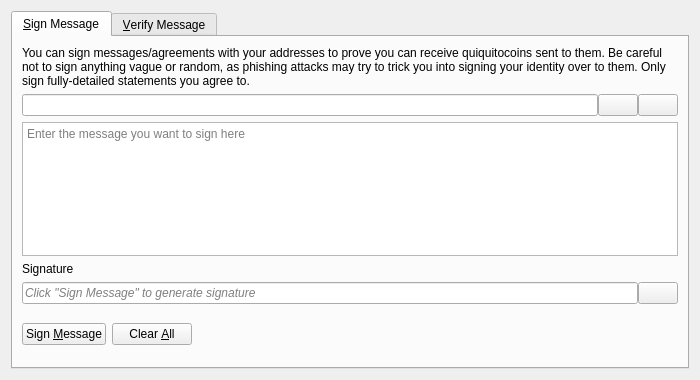
<?xml version="1.0" encoding="UTF-8"?>
<ui version="4.0">
 <class>SignVerifyMessageDialog</class>
 <widget class="QDialog" name="SignVerifyMessageDialog">
  <property name="geometry">
   <rect>
    <x>0</x>
    <y>0</y>
    <width>700</width>
    <height>380</height>
   </rect>
  </property>
  <property name="windowTitle">
   <string>Signatures - Sign / Verify a Message</string>
  </property>
  <property name="modal">
   <bool>true</bool>
  </property>
  <layout class="QVBoxLayout" name="verticalLayout">
   <item>
    <widget class="QTabWidget" name="tabWidget">
     <property name="currentIndex">
      <number>0</number>
     </property>
     <widget class="QWidget" name="tabSignMessage">
      <attribute name="title">
       <string>&amp;Sign Message</string>
      </attribute>
      <layout class="QVBoxLayout" name="verticalLayout_SM">
       <item>
        <widget class="QLabel" name="infoLabel_SM">
         <property name="text">
          <string>You can sign messages/agreements with your addresses to prove you can receive quiquitocoins sent to them. Be careful not to sign anything vague or random, as phishing attacks may try to trick you into signing your identity over to them. Only sign fully-detailed statements you agree to.</string>
         </property>
         <property name="textFormat">
          <enum>Qt::PlainText</enum>
         </property>
         <property name="wordWrap">
          <bool>true</bool>
         </property>
        </widget>
       </item>
       <item>
        <layout class="QHBoxLayout" name="horizontalLayout_1_SM">
         <property name="spacing">
          <number>0</number>
         </property>
         <item>
          <widget class="QValidatedLineEdit" name="addressIn_SM">
           <property name="toolTip">
            <string>The Quiquitocoin address to sign the message with</string>
           </property>
          </widget>
         </item>
         <item>
          <widget class="QPushButton" name="addressBookButton_SM">
           <property name="toolTip">
            <string>Choose previously used address</string>
           </property>
           <property name="text">
            <string/>
           </property>
           <property name="icon">
            <iconset resource="../quiquitocoin.qrc">
             <normaloff>:/icons/address-book</normaloff>:/icons/address-book</iconset>
           </property>
           <property name="shortcut">
            <string>Alt+A</string>
           </property>
           <property name="autoDefault">
            <bool>false</bool>
           </property>
          </widget>
         </item>
         <item>
          <widget class="QPushButton" name="pasteButton_SM">
           <property name="toolTip">
            <string>Paste address from clipboard</string>
           </property>
           <property name="text">
            <string/>
           </property>
           <property name="icon">
            <iconset resource="../quiquitocoin.qrc">
             <normaloff>:/icons/editpaste</normaloff>:/icons/editpaste</iconset>
           </property>
           <property name="shortcut">
            <string>Alt+P</string>
           </property>
           <property name="autoDefault">
            <bool>false</bool>
           </property>
          </widget>
         </item>
        </layout>
       </item>
       <item>
        <widget class="QPlainTextEdit" name="messageIn_SM">
         <property name="toolTip">
          <string>Enter the message you want to sign here</string>
         </property>
         <property name="placeholderText">
          <string>Enter the message you want to sign here</string>
         </property>
        </widget>
       </item>
       <item>
        <widget class="QLabel" name="signatureLabel_SM">
         <property name="text">
          <string>Signature</string>
         </property>
         <property name="textFormat">
          <enum>Qt::PlainText</enum>
         </property>
        </widget>
       </item>
       <item>
        <layout class="QHBoxLayout" name="horizontalLayout_2_SM">
         <property name="spacing">
          <number>0</number>
         </property>
         <item>
          <widget class="QLineEdit" name="signatureOut_SM">
           <property name="placeholderText">
            <string>Click "Sign Message" to generate signature</string>
           </property>
           <property name="font">
            <font>
             <italic>true</italic>
            </font>
           </property>
           <property name="readOnly">
            <bool>true</bool>
           </property>
          </widget>
         </item>
         <item>
          <widget class="QPushButton" name="copySignatureButton_SM">
           <property name="toolTip">
            <string>Copy the current signature to the system clipboard</string>
           </property>
           <property name="text">
            <string/>
           </property>
           <property name="icon">
            <iconset resource="../quiquitocoin.qrc">
             <normaloff>:/icons/editcopy</normaloff>:/icons/editcopy</iconset>
           </property>
           <property name="autoDefault">
            <bool>false</bool>
           </property>
          </widget>
         </item>
        </layout>
       </item>
       <item>
        <layout class="QHBoxLayout" name="horizontalLayout_3_SM">
         <item>
          <widget class="QPushButton" name="signMessageButton_SM">
           <property name="toolTip">
            <string>Sign the message to prove you own this Quiquitocoin address</string>
           </property>
           <property name="text">
            <string>Sign &amp;Message</string>
           </property>
           <property name="icon">
            <iconset resource="../quiquitocoin.qrc">
             <normaloff>:/icons/edit</normaloff>:/icons/edit</iconset>
           </property>
           <property name="autoDefault">
            <bool>false</bool>
           </property>
          </widget>
         </item>
         <item>
          <widget class="QPushButton" name="clearButton_SM">
           <property name="toolTip">
            <string>Reset all sign message fields</string>
           </property>
           <property name="text">
            <string>Clear &amp;All</string>
           </property>
           <property name="icon">
            <iconset resource="../quiquitocoin.qrc">
             <normaloff>:/icons/remove</normaloff>:/icons/remove</iconset>
           </property>
           <property name="autoDefault">
            <bool>false</bool>
           </property>
          </widget>
         </item>
         <item>
          <spacer name="horizontalSpacer_1_SM">
           <property name="orientation">
            <enum>Qt::Horizontal</enum>
           </property>
           <property name="sizeHint" stdset="0">
            <size>
             <width>40</width>
             <height>48</height>
            </size>
           </property>
          </spacer>
         </item>
         <item>
          <widget class="QLabel" name="statusLabel_SM">
           <property name="font">
            <font>
             <weight>75</weight>
             <bold>true</bold>
            </font>
           </property>
           <property name="text">
            <string/>
           </property>
           <property name="wordWrap">
            <bool>true</bool>
           </property>
          </widget>
         </item>
         <item>
          <spacer name="horizontalSpacer_2_SM">
           <property name="orientation">
            <enum>Qt::Horizontal</enum>
           </property>
           <property name="sizeHint" stdset="0">
            <size>
             <width>40</width>
             <height>48</height>
            </size>
           </property>
          </spacer>
         </item>
        </layout>
       </item>
      </layout>
     </widget>
     <widget class="QWidget" name="tabVerifyMessage">
      <attribute name="title">
       <string>&amp;Verify Message</string>
      </attribute>
      <layout class="QVBoxLayout" name="verticalLayout_VM">
       <item>
        <widget class="QLabel" name="infoLabel_VM">
         <property name="text">
          <string>Enter the receiver's address, message (ensure you copy line breaks, spaces, tabs, etc. exactly) and signature below to verify the message. Be careful not to read more into the signature than what is in the signed message itself, to avoid being tricked by a man-in-the-middle attack. Note that this only proves the signing party receives with the address, it cannot prove sendership of any transaction!</string>
         </property>
         <property name="textFormat">
          <enum>Qt::PlainText</enum>
         </property>
         <property name="alignment">
          <set>Qt::AlignLeading|Qt::AlignLeft|Qt::AlignTop</set>
         </property>
         <property name="wordWrap">
          <bool>true</bool>
         </property>
        </widget>
       </item>
       <item>
        <layout class="QHBoxLayout" name="horizontalLayout_1_VM">
         <property name="spacing">
          <number>0</number>
         </property>
         <item>
          <widget class="QValidatedLineEdit" name="addressIn_VM">
           <property name="toolTip">
            <string>The Quiquitocoin address the message was signed with</string>
           </property>
          </widget>
         </item>
         <item>
          <widget class="QPushButton" name="addressBookButton_VM">
           <property name="toolTip">
            <string>Choose previously used address</string>
           </property>
           <property name="text">
            <string/>
           </property>
           <property name="icon">
            <iconset resource="../quiquitocoin.qrc">
             <normaloff>:/icons/address-book</normaloff>:/icons/address-book</iconset>
           </property>
           <property name="shortcut">
            <string>Alt+A</string>
           </property>
           <property name="autoDefault">
            <bool>false</bool>
           </property>
          </widget>
         </item>
        </layout>
       </item>
       <item>
        <widget class="QPlainTextEdit" name="messageIn_VM">
          <property name="toolTip">
            <string>The signed message to verify</string>
          </property>
          <property name="placeholderText">
            <string>The signed message to verify</string>
          </property>
        </widget>
       </item>
       <item>
        <widget class="QValidatedLineEdit" name="signatureIn_VM">
          <property name="toolTip">
            <string>The signature given when the message was signed</string>
          </property>
          <property name="placeholderText">
            <string>The signature given when the message was signed</string>
          </property>
        </widget>
       </item>
       <item>
        <layout class="QHBoxLayout" name="horizontalLayout_2_VM">
         <item>
          <widget class="QPushButton" name="verifyMessageButton_VM">
           <property name="toolTip">
            <string>Verify the message to ensure it was signed with the specified Quiquitocoin address</string>
           </property>
           <property name="text">
            <string>Verify &amp;Message</string>
           </property>
           <property name="icon">
            <iconset resource="../quiquitocoin.qrc">
             <normaloff>:/icons/transaction_0</normaloff>:/icons/transaction_0</iconset>
           </property>
           <property name="autoDefault">
            <bool>false</bool>
           </property>
          </widget>
         </item>
         <item>
          <widget class="QPushButton" name="clearButton_VM">
           <property name="toolTip">
            <string>Reset all verify message fields</string>
           </property>
           <property name="text">
            <string>Clear &amp;All</string>
           </property>
           <property name="icon">
            <iconset resource="../quiquitocoin.qrc">
             <normaloff>:/icons/remove</normaloff>:/icons/remove</iconset>
           </property>
           <property name="autoDefault">
            <bool>false</bool>
           </property>
          </widget>
         </item>
         <item>
          <spacer name="horizontalSpacer_1_VM">
           <property name="orientation">
            <enum>Qt::Horizontal</enum>
           </property>
           <property name="sizeHint" stdset="0">
            <size>
             <width>40</width>
             <height>48</height>
            </size>
           </property>
          </spacer>
         </item>
         <item>
          <widget class="QLabel" name="statusLabel_VM">
           <property name="font">
            <font>
             <weight>75</weight>
             <bold>true</bold>
            </font>
           </property>
           <property name="text">
            <string/>
           </property>
           <property name="wordWrap">
            <bool>true</bool>
           </property>
          </widget>
         </item>
         <item>
          <spacer name="horizontalSpacer_2_VM">
           <property name="orientation">
            <enum>Qt::Horizontal</enum>
           </property>
           <property name="sizeHint" stdset="0">
            <size>
             <width>40</width>
             <height>48</height>
            </size>
           </property>
          </spacer>
         </item>
        </layout>
       </item>
      </layout>
     </widget>
    </widget>
   </item>
  </layout>
 </widget>
 <customwidgets>
  <customwidget>
   <class>QValidatedLineEdit</class>
   <extends>QLineEdit</extends>
   <header>qt/qvalidatedlineedit.h</header>
  </customwidget>
 </customwidgets>
 <resources>
  <include location="../quiquitocoin.qrc"/>
 </resources>
 <connections/>
</ui>
